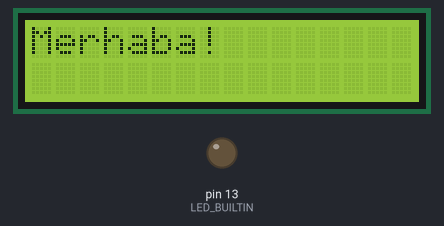
Recording of a sketch running on a simulated Arduino Uno, built with avr-gcc and run on an emulated ATmega328P. On the bench: 16×2 character LCD, output pins drawn as LEDs (lit = HIGH).

Above: at 0.1 s.
At 1.1 s:
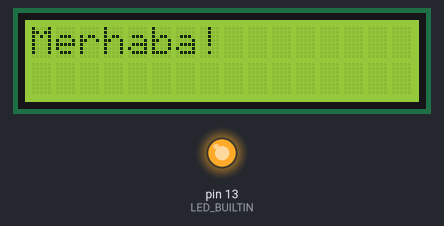
At 20.0 s:
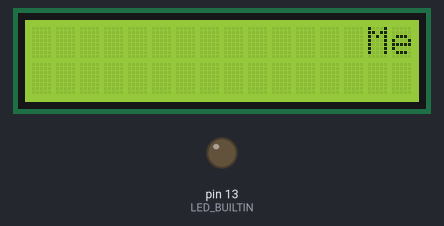
At 39.3 s:
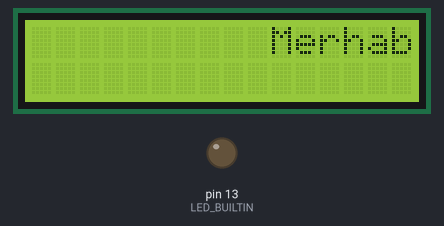
Timing chart, 0 to 40.0 s (numbered marks = the images above):
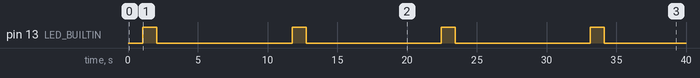

The sketch:

LiquidCrystal_I2C01.ino
```cpp
#include <Wire.h>
#include <LiquidCrystal_I2C.h>

LiquidCrystal_I2C lcd(0x27, 16, 2);


void setup() {
  // put your setup code here, to run once:
  Wire.begin();

  lcd.init();
  lcd.backlight();

  // 1. Satır Merhaba yaz
  lcd.setCursor(0, 0);
  lcd.print("Merhaba!");

  lcd.setCursor(0, 1);


  pinMode(LED_BUILTIN, OUTPUT);
  // pinMode(13, OUTPUT);


}

void loop() {
  // put your main code here, to run repeatedly:
  delay(1000);
  digitalWrite(LED_BUILTIN, HIGH);  // turn the LED on (HIGH is the voltage level)
  delay(1000);
  digitalWrite(LED_BUILTIN, LOW);  // turn the LED on (HIGH is the voltage level)

  for (int pos = 0; pos <= 16; pos++)
  {
    lcd.setCursor(0, 0);
    lcd.clear();

    lcd.setCursor(pos, 0);
    lcd.print("Merhaba");

    delay(500); //500ms bekle

  }


}
```

Measured:
- by itself, pin 13 (LED_BUILTIN): alternates HIGH for 1.0 s and LOW for 9.7 s
- what the display in image 2 shows lasts 0.5 s, from 19.9 s to 20.4 s
